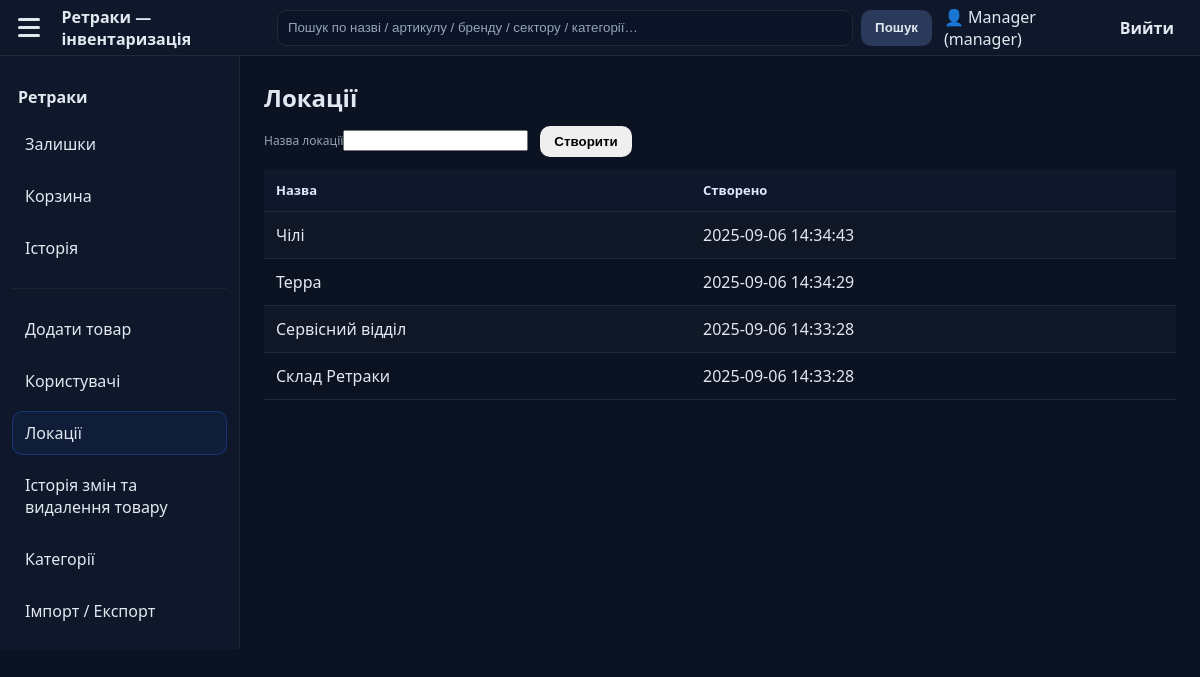
Screenshot of /dashboard.php?open=manage_locations (signed in) with the database file from the repository.
### tables this page shows
CREATE TABLE locations (
        id INTEGER PRIMARY KEY AUTOINCREMENT,
        name TEXT NOT NULL,
        created_at TEXT DEFAULT CURRENT_TIMESTAMP
    );

### pages/manage_locations.php (the view, shortened to what this page needs)
<?php
$db = db();
$locs = $db->query('SELECT * FROM locations ORDER BY id DESC')->fetchAll();
?>
<h2>Локації</h2>
<form method="post" action="/logic/locations_logic.php" class="row" style="gap:12px;align-items:flex-end;flex-wrap:wrap">
  <label>Назва локації<input name="name" required></label>
  <button class="btn" type="submit">Створити</button>
</form>
<table class="table" style="margin-top:12px">
  <thead><tr><th>Назва</th><th>Створено</th></tr></thead>
  <tbody>
    <?php foreach ($locs as $l): ?>
      <tr><td><?= htmlspecialchars($l['name']) ?></td><td><?= htmlspecialchars($l['created_at']) ?></td></tr>
    <?php endforeach; ?>
  </tbody>
</table>

### assets/css/style.css (style rules this page uses)
:root { --bg: #0b1222; --bg-elev: #0f172a; --line: #1f2937; --text: #e2e8f0; --muted: #94a3b8; --brand: #2563eb; --ok-bg: #0b2a17; --ok-fg:#bbf7d0; --ok-line:#0f3a20; --err-bg: #2a0b0b; --err-fg:#fecaca; --err-line:#3b0f0f; }
* { box-sizing: border-box; }
html,body { height:100%; }
body { margin:0; font-family: system-ui, -apple-system, Segoe UI, Roboto, Arial, sans-serif; background: var(--bg); color: var(--text); -webkit-font-smoothing: antialiased; -moz-osx-font-smoothing: grayscale; }
h1,h2,h3,h4,p { margin:0 0 12px; }
input::placeholder, textarea::placeholder { color: var(--muted); }
label { display:block; font-size: 12px; color: var(--muted); margin-bottom:6px; }
.table { width: 100%; border-collapse: separate; border-spacing: 0; }
.table thead th { text-align: left; font-weight: 800; font-size: 13px; color: #dbeafe; background: var(--bg-elev); border-bottom: 1px solid var(--line); padding: 12px; }
.table tbody td { padding: 12px; border-bottom: 1px solid var(--line); }
.table tbody tr:nth-child(odd) { background: rgba(255,255,255,.02); }
.row { display:flex; gap:10px; align-items:center; }

### assets/css/theme.css (style rules this page uses)
.btn { border:none;cursor:pointer;font-weight:700;padding:8px 14px;border-radius:10px;transition:.15s }

### rows the page displays
locations: name "Чілі", created_at "2025-09-06 14:34:43"
locations: name "Терра", created_at "2025-09-06 14:34:29"
locations: name "Сервісний відділ", created_at "2025-09-06 14:33:28"
locations: name "Склад Ретраки", created_at "2025-09-06 14:33:28"

### other values shown
$user['name'] "Manager"
$user['role'] "manager"
